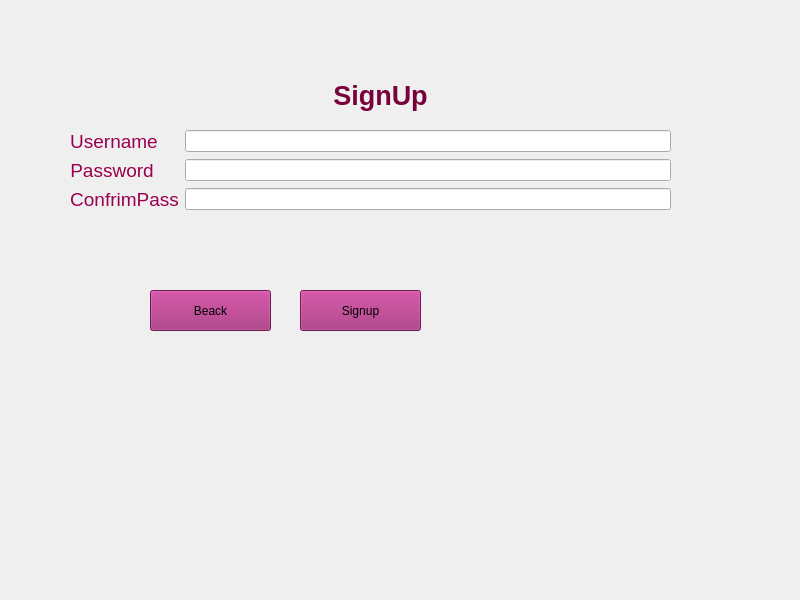
<?xml version="1.0" encoding="UTF-8"?>
<ui version="4.0">
 <class>Widget</class>
 <widget class="QWidget" name="Widget">
  <property name="geometry">
   <rect>
    <x>0</x>
    <y>0</y>
    <width>800</width>
    <height>600</height>
   </rect>
  </property>
  <property name="windowTitle">
   <string>Widget</string>
  </property>
  <widget class="QLabel" name="signuptitle">
   <property name="geometry">
    <rect>
     <x>310</x>
     <y>70</y>
     <width>141</width>
     <height>51</height>
    </rect>
   </property>
   <property name="text">
    <string>&lt;html&gt;&lt;head/&gt;&lt;body&gt;&lt;p align=&quot;center&quot;&gt;&lt;span style=&quot; font-size:20pt; font-weight:700; color:#78003c;&quot;&gt;SignUp&lt;/span&gt;&lt;/p&gt;&lt;/body&gt;&lt;/html&gt;</string>
   </property>
  </widget>
  <widget class="QWidget" name="layoutWidget">
   <property name="geometry">
    <rect>
     <x>70</x>
     <y>130</y>
     <width>601</width>
     <height>131</height>
    </rect>
   </property>
   <layout class="QFormLayout" name="formLayout">
    <item row="0" column="0">
     <widget class="QLabel" name="labeluser1">
      <property name="styleSheet">
       <string notr="true"/>
      </property>
      <property name="text">
       <string>&lt;html&gt;&lt;head/&gt;&lt;body&gt;&lt;p align=&quot;center&quot;&gt;&lt;span style=&quot; font-size:14pt; color:#9a004f;&quot;&gt;Username&lt;/span&gt;&lt;/p&gt;&lt;/body&gt;&lt;/html&gt;</string>
      </property>
     </widget>
    </item>
    <item row="0" column="1">
     <widget class="QLineEdit" name="lineEditusername1"/>
    </item>
    <item row="1" column="0">
     <widget class="QLabel" name="labelpass1">
      <property name="text">
       <string>&lt;html&gt;&lt;head/&gt;&lt;body&gt;&lt;p align=&quot;center&quot;&gt;&lt;span style=&quot; font-size:14pt; color:#9a004f;&quot;&gt;Password&lt;/span&gt;&lt;/p&gt;&lt;/body&gt;&lt;/html&gt;</string>
      </property>
     </widget>
    </item>
    <item row="1" column="1">
     <widget class="QLineEdit" name="lineEditpassword1"/>
    </item>
    <item row="2" column="0">
     <widget class="QLabel" name="labelconfrimpass1">
      <property name="text">
       <string>&lt;html&gt;&lt;head/&gt;&lt;body&gt;&lt;p align=&quot;center&quot;&gt;&lt;span style=&quot; font-size:14pt; color:#9a004f;&quot;&gt;ConfrimPass&lt;/span&gt;&lt;/p&gt;&lt;/body&gt;&lt;/html&gt;</string>
      </property>
     </widget>
    </item>
    <item row="2" column="1">
     <widget class="QLineEdit" name="lineEditconfrimpassword1"/>
    </item>
   </layout>
  </widget>
  <widget class="QPushButton" name="beackbutton">
   <property name="geometry">
    <rect>
     <x>150</x>
     <y>290</y>
     <width>121</width>
     <height>41</height>
    </rect>
   </property>
   <property name="toolTip">
    <string>&lt;html&gt;&lt;head/&gt;&lt;body&gt;&lt;p align=&quot;center&quot;&gt;&lt;span style=&quot; font-weight:700; color:#ac2562;&quot;&gt;Beack&lt;/span&gt;&lt;/p&gt;&lt;/body&gt;&lt;/html&gt;</string>
   </property>
   <property name="styleSheet">
    <string notr="true">background-color: qlineargradient(spread:pad, x1:0, y1:0, x2:1, y2:0, stop:0 rgba(0, 0, 0, 255), stop:1 rgba(255, 255, 255, 255));
background-color: rgb(157, 35, 114);
font: 12pt &quot;Segoe UI&quot;;</string>
   </property>
   <property name="text">
    <string>Beack</string>
   </property>
  </widget>
  <widget class="QPushButton" name="pushButtonsignup1">
   <property name="geometry">
    <rect>
     <x>300</x>
     <y>290</y>
     <width>121</width>
     <height>41</height>
    </rect>
   </property>
   <property name="toolTip">
    <string>&lt;html&gt;&lt;head/&gt;&lt;body&gt;&lt;p align=&quot;center&quot;&gt;&lt;span style=&quot; font-weight:700; color:#b63077;&quot;&gt;Signup&lt;/span&gt;&lt;/p&gt;&lt;/body&gt;&lt;/html&gt;</string>
   </property>
   <property name="whatsThis">
    <string>&lt;html&gt;&lt;head/&gt;&lt;body&gt;&lt;p align=&quot;center&quot;&gt;&lt;br/&gt;&lt;/p&gt;&lt;/body&gt;&lt;/html&gt;</string>
   </property>
   <property name="styleSheet">
    <string notr="true">background-color: qlineargradient(spread:pad, x1:0, y1:0, x2:1, y2:0, stop:0 rgba(0, 0, 0, 255), stop:1 rgba(255, 255, 255, 255));
background-color: rgb(157, 35, 114);
font: 12pt &quot;Segoe UI&quot;;</string>
   </property>
   <property name="text">
    <string>Signup</string>
   </property>
  </widget>
 </widget>
 <resources/>
 <connections/>
</ui>
